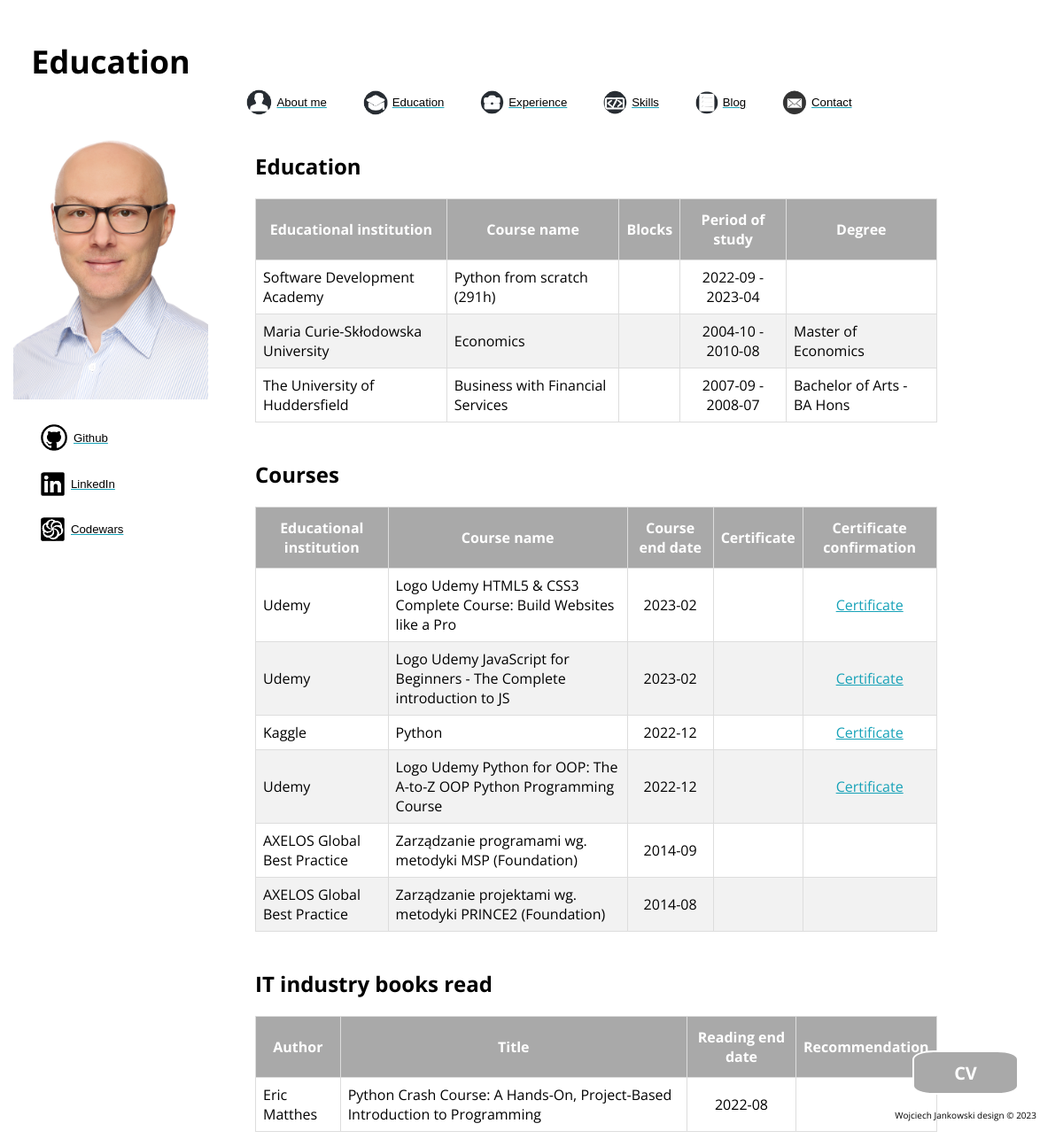
/about/education/, run on an earlier commit of the app's database.
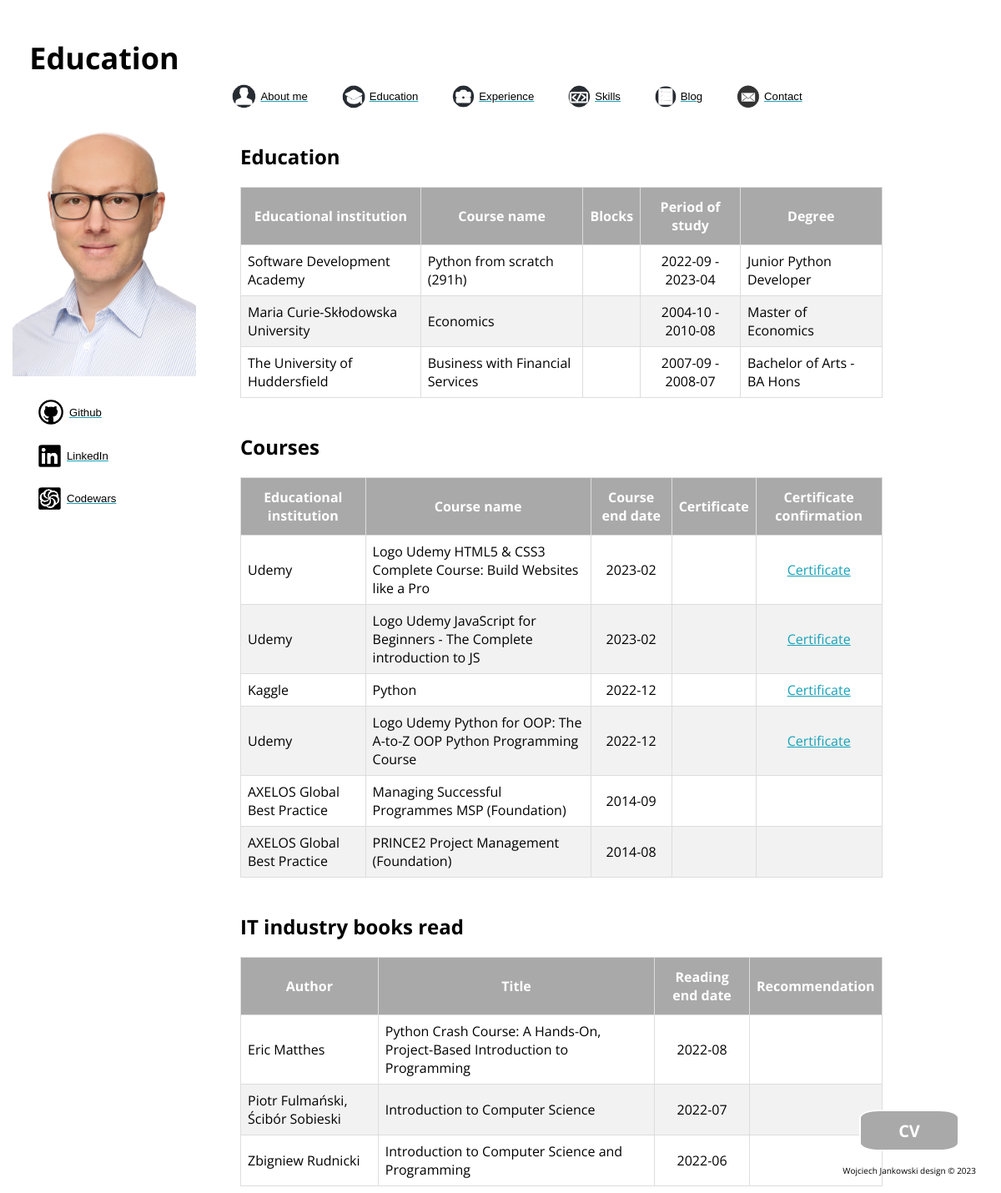
And on a later commit of the database.
### aboutme/models.py (models this page shows)
class Education(models.Model):
    school_name = models.CharField(max_length=50)
    course_name = models.CharField(max_length=100)
    competences = models.TextField(blank=True)
    start_date = models.DateField()
    end_date = models.DateField(blank=True)
    degree = models.CharField(max_length=30, blank=True,)
    class Meta:
        verbose_name = "School"
        verbose_name_plural = "Schools"
        ordering = ['-end_date']

class Course(models.Model):
    school_name = models.CharField(max_length=50)
    course_name = models.CharField(max_length=100)
    end_date = models.DateField(null=True, blank=True)
    competences = models.CharField(max_length=200)
    certificate_link = models.CharField(max_length=100, blank=True)
    class Meta:
        verbose_name = "Course"
        verbose_name_plural = "Courses"
        ordering = ['-pk']

class Book(models.Model):
    author_name = models.CharField(max_length=50)
    title = models.CharField(max_length=100)
    end_date = models.DateField()
    competences = models.CharField(max_length=200)
    class Meta:
        verbose_name = "Book"
        verbose_name_plural = "Books"
        ordering = ['-end_date']

### aboutme/views.py (the view)
# urls.py: path('education/', views.education, name="education"),
def education(request):
    education = Education.objects.all()
    courses = Course.objects.all()
    books = Book.objects.all()
    ctx = {"education": education,
           "courses": courses,
           "books": books}
    return render(request=request, template_name="aboutme/education.html", context=ctx)

### aboutme/templates/aboutme/education.html (shortened to what this page needs)
{% extends "aboutme/base.html" %}
{% load static %}
{% block header %}
<div class="vertical">
    <h1 class="page_name">Education</h1>
    <img id="face" src="{% static 'aboutme/images/face.png' %}">
    {% include "aboutme/left_menu.html" %}
</div>
<header>
    {% include "aboutme/header_menu.html" %}
</header>
{% endblock %}
{% block main_content %}
<div class="container">
    <h2>Education</h2>
    <table id="data">
        <thead>
            <tr>
                <th>Educational institution</th>
                <th>Course name</th>
                <th>Blocks</th>
                <th>Period of study</th>
                <th>Degree</th>
            </tr>
        </thead>
        <tbody>
            {% for edu in education %}
            <tr>
                <td>{{ edu.school_name }}</td>
                <td>{{ edu.course_name }}</td>
                <td>{{ edu.blocks }}</td>
                <td style="text-align: center;">{{ edu.start_date|date:"Y-m" }} - {{ edu.end_date|date:"Y-m" }}</td>
                <td>{{ edu.degree }}</td>
            </tr>
            {% endfor %}
        </tbody>
    </table>
    <br>
    <h2>Courses</h2>
    <table id="data">
        <thead>
            <tr>
                <th>Educational institution</th>
                <th>Course name</th>
                <th>Course end date</th>
                <th>Certificate</th>
                <th>Certificate confirmation</th>
            </tr>
        </thead>
        <tbody>
            {% for course in courses %}
            <tr>
                <td>{{ course.school_name }}</td>
                <td>{{ course.course_name }}</td>
                <td style="text-align: center;">{{ course.end_date|date:"Y-m" }}</td>
                <td style="text-align: center;">{{ course.certificate }}</td>
                <td style="text-align: center;">{% if course.certificate_link %} <a
                        href="{{ course.certificate_link }}">
                        Certificate</a> {% endif %}</td>
            </tr>
            {% endfor %}
        </tbody>
    </table>
    <br>
    <h2>IT industry books read</h2>
    <table id="data">
        <thead>
            <tr>
                <th>Author</th>
                <th>Title</th>
                <th>Reading end date</th>
                <th>Recommendation</th>
            </tr>
        </thead>
        <tbody>
            {% for book in books %}
            <tr>
                <td>{{ book.author_name }}</td>
                <td>{{ book.title }}</td>
                <td style="text-align: center;">{{ book.end_date|date:"Y-m" }}</td>
                <td style="text-align: center;">{{ book.recomendation }}</td>
            </tr>
            {% endfor %}
        </tbody>
    </table>
</div>
<a href="{% static 'aboutme/files/cv.pdf' %}"><button class="button">CV</button></a>
{% endblock %}

What changed in the data, as far as the page shows it:
changed Education "Software Development Academy": degree (not shown) → "Junior Python Developer"
changed Course: course_name "Zarządzanie programami wg. metodyki MSP (Foundation)" → "Managing Successful Programmes MSP (Foundation)"
changed Course: course_name "Zarządzanie projektami wg. metodyki PRINCE2 (Foundation)" → "PRINCE2 Project Management (Foundation)"
added Book: author_name "Piotr Fulmański, Ścibór Sobieski", title "Introduction to Computer Science", end_date "2022-07"
added Book: author_name "Zbigniew Rudnicki", title "Introduction to Computer Science and Programming", end_date "2022-06"
